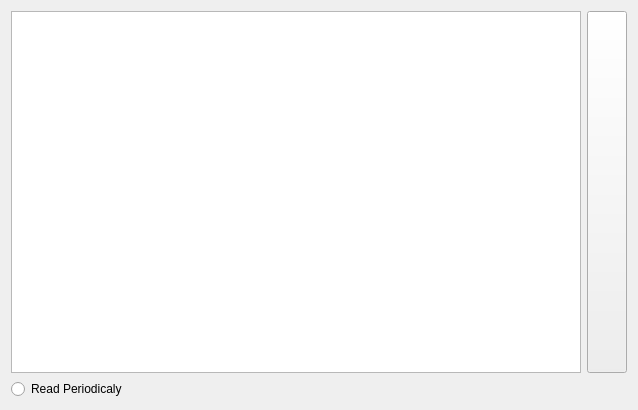
<?xml version="1.0" encoding="UTF-8"?>
<ui version="4.0">
 <class>FormTabWidget</class>
 <widget class="QWidget" name="FormTabWidget">
  <property name="geometry">
   <rect>
    <x>0</x>
    <y>0</y>
    <width>638</width>
    <height>410</height>
   </rect>
  </property>
  <property name="windowTitle">
   <string>Form</string>
  </property>
  <layout class="QVBoxLayout" name="verticalLayout">
   <item>
    <layout class="QGridLayout" name="gridLayout">
     <item row="0" column="0">
      <widget class="QTableView" name="tableView"/>
     </item>
     <item row="0" column="1">
      <widget class="QPushButton" name="pushButtonPlus">
       <property name="sizePolicy">
        <sizepolicy hsizetype="Minimum" vsizetype="Preferred">
         <horstretch>0</horstretch>
         <verstretch>2</verstretch>
        </sizepolicy>
       </property>
       <property name="text">
        <string/>
       </property>
       <property name="icon">
        <iconset theme="list-add">
         <normaloff>../../../.designer/backup</normaloff>../../../.designer/backup</iconset>
       </property>
      </widget>
     </item>
     <item row="1" column="0">
      <widget class="QRadioButton" name="radioButtonRead">
       <property name="text">
        <string>Read Periodicaly</string>
       </property>
      </widget>
     </item>
    </layout>
   </item>
  </layout>
 </widget>
 <resources/>
 <connections/>
</ui>
